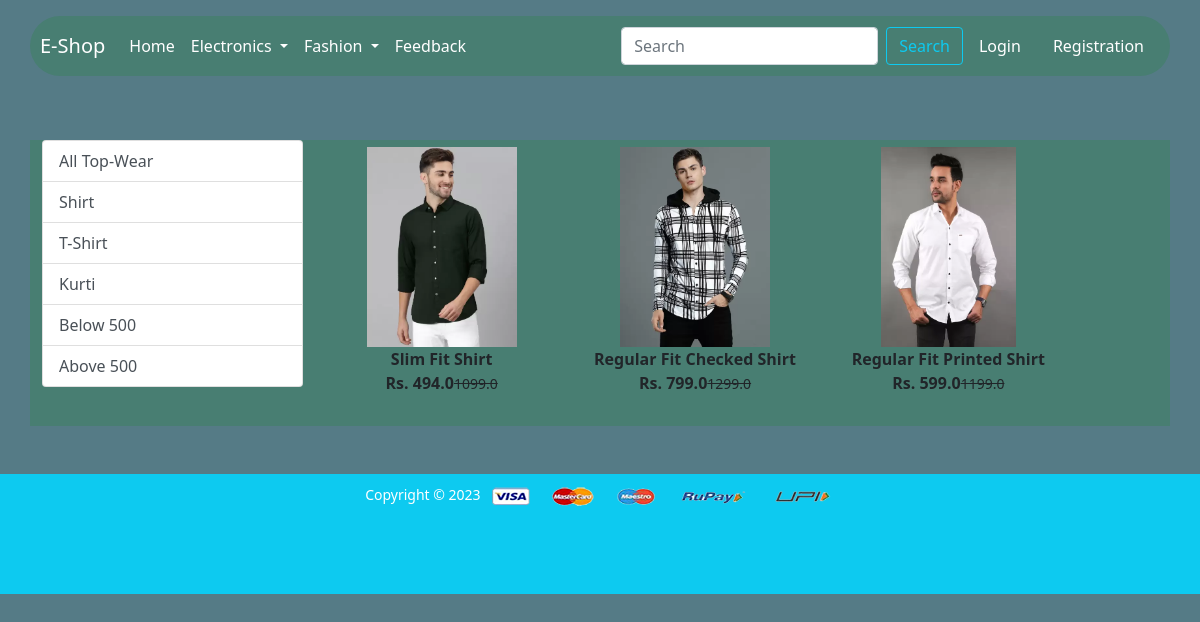
Screenshot of /topwears/ with the database file from the repository.
### app/models.py (models this page shows, shortened)
class Product(models.Model):
    title = models.CharField(max_length=200)
    selling_price = models.FloatField()
    discounted_price = models.FloatField()
    description = models.TextField()
    brand = models.CharField(max_length=50)
    category = models.CharField(choices=CATEGORY_CHOICES, max_length=2)
    product_image = models.ImageField(upload_to='productimg')

### app/views.py (the view)
# urls.py: path('topwears/', views.topwears, name='topwears'),
def topwears(request, data=None):
    if data == None:
        topwears = Product.objects.filter(category='TW')
    elif data == 'shirt' or data == 't-shirt' or data == 'kurti':
        topwears = Product.objects.filter(category='TW').filter(brand=data)
    elif data == 'below':
        topwears = Product.objects.filter(category='TW').filter(discounted_price__lt=500)
    elif data == 'above':
        topwears = Product.objects.filter(category='TW').filter(discounted_price__gt=500)
    return render(request, 'app/TopWear.html', {'topwears':topwears})

### app/templates/app/TopWear.html (shortened to what this page needs)
{% extends 'app/base.html' %}
{% load static %}
{% block main-content %}
<div class="container my-5">
  <div class="row">
    <div class="col-sm-3">
      <div class="list-group">
        <a href="{% url 'topwears' %}" class="list-group-item list-group-item-action" aria-current="true">All Top-Wear</a>
        <a href="{% url 'topwearsdata' 'shirt' %}" class="list-group-item list-group-item-action"
          aria-current="true">Shirt</a>
        <a href="{% url 'topwearsdata' 't-shirt' %}" class="list-group-item list-group-item-action"
          aria-current="true">T-Shirt</a>
        <a href="{% url 'topwearsdata' 'kurti' %}" class="list-group-item list-group-item-action"
          aria-current="true">Kurti</a>
        <a href="{% url 'topwearsdata' 'below' %}" class="list-group-item list-group-item-action"
          aria-current="true">Below 500</a>
        <a href="{% url 'topwearsdata' 'above' %}" class="list-group-item list-group-item-action"
          aria-current="true">Above 500</a>
      </div>
    </div>
    <div class="col-sm-8">
      <div class="row">
        {% for product in topwears %}
        <div class="col-sm-4 text-center mb-4">
          <a href="{% url 'product-detail' product.id %}" class="btn">
            <div class="item">
              <img src="{{product.product_image.url}}" alt="" height="200" class="">
              <div class="fw-bold">{{product.title}}</div>
              <div class="fw-bold">Rs. {{product.discounted_price}}<small
                  class="fw-light text-decoration-line-through">{{product.selling_price}}</small></div>
            </div>
          </a>
        </div>
        {% endfor %}
      </div>
    </div>
  </div>
</div>
{% endblock main-content %}

### app/static/app/css/style.css (style rules this page uses)
body { background-color: rgb(85, 123, 134); }
.container { background-color: rgb(72, 126, 114); outline-color: rgb(4, 65, 70); }

### rows the page displays
Product: product_image (picture), title "Slim Fit Shirt", discounted_price "494.0", selling_price "1099.0"
Product: product_image (picture), title "Regular Fit Checked Shirt", discounted_price "799.0", selling_price "1299.0"
Product: product_image (picture), title "Regular Fit Printed Shirt", discounted_price "599.0", selling_price "1199.0"
